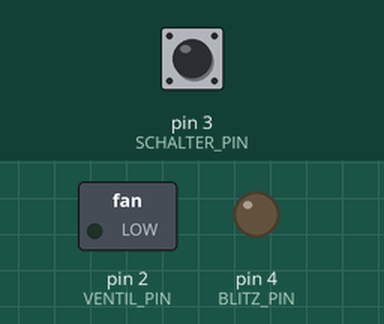
Recording of a sketch running on a simulated Arduino Uno, built with avr-gcc and run on an emulated ATmega328P. Parts: switched loads named in the sketch (green lamp = pin HIGH), output pins drawn as LEDs (lit = HIGH). Dashed ring = blinking. Inputs (shaded band) come from the test bench; at power-on: pin 3 (SCHALTER_PIN) HIGH.

Above: at 1.2 s.
1.3 s: pin 3 (SCHALTER_PIN) pulled LOW for 0.15 s
At 1.67 s:
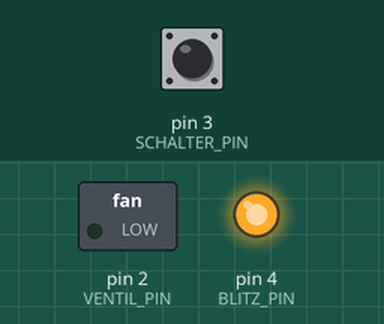
3.2 s: pin 3 (SCHALTER_PIN) pulled LOW for 3.2 s
At 3.59 s:
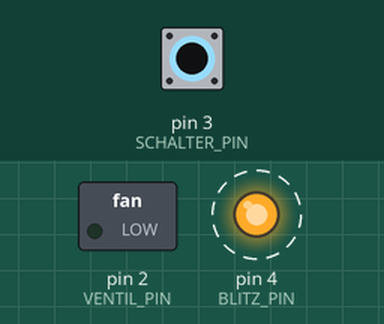
Timing chart, 0 to 8.1 s (numbered marks = the images above; inputs shaded):
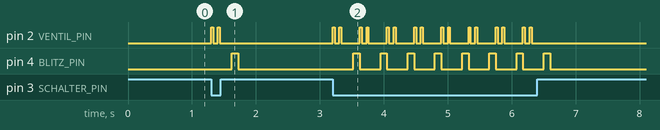

The sketch:

TropfenFotografie_Heftartikel.ino
```cpp
#define BLITZ_PIN 4
#define SCHALTER_PIN 3
#define VENTIL_PIN 2

void setup() {
  pinMode(VENTIL_PIN, OUTPUT);
  pinMode(BLITZ_PIN, OUTPUT);
  pinMode(SCHALTER_PIN, INPUT_PULLUP);
}

void loop() {
  if(digitalRead(SCHALTER_PIN) == LOW){
    tropfen(30);
    delay(75);
    tropfen(30);
    delay(190);
    blitzen();
  }
}

void tropfen(int ms){
  digitalWrite(VENTIL_PIN, HIGH);
  delay(ms);
  digitalWrite(VENTIL_PIN, LOW);
}

void blitzen(){
  digitalWrite(BLITZ_PIN, HIGH);
  delay(100);
  digitalWrite(BLITZ_PIN, LOW);
}
```

Measured:
- after the input at 1.3 s, pin 2 (VENTIL_PIN): alternates HIGH for 0.03 s and LOW for 0.08 s, 4 changes in all, then stays LOW, starting at once; pin 4 (BLITZ_PIN): LOW → HIGH after 0.33 s, → LOW 0.10 s later
- after the input at 3.2 s, pin 2 (VENTIL_PIN): LOW → HIGH at once, then repeats every 0.43 s: LOW 0.08 s, HIGH 0.03 s, LOW 0.29 s, HIGH 0.03 s, until it stays LOW from 6.3 s; pin 4 (BLITZ_PIN): alternates HIGH for 0.10 s and LOW for 0.33 s, 16 changes in all, then stays LOW, starting after 0.33 s
